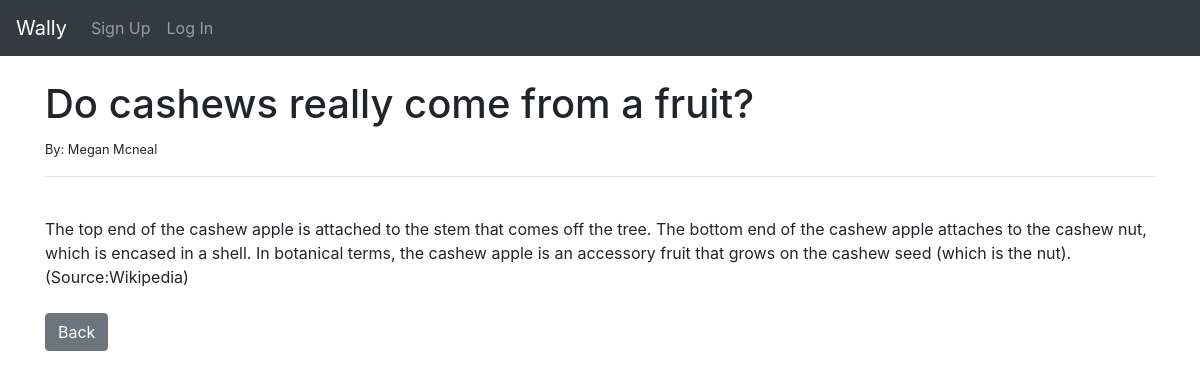
Screenshot of /article/33 with the database file from the repository.
### thewally/models.py (models this page shows)
class Post(models.Model):
    title = models.CharField(max_length=255)
    title_tag = models.CharField(max_length=255)
    author = models.ForeignKey(User, on_delete=models.CASCADE)
    body = models.TextField()

### thewally/views.py (the view)
# urls.py: path('article/<int:pk>', ArticleDetailView.as_view(), name='article-detail'),
class ArticleDetailView(DetailView):
    model = Post
    template_name = 'article_details.html'

### thewally/templates/article_details.html (shortened to what this page needs)
{% extends 'base.html' %}
{% block content %}
<h1>{{ post.title }}</h1>
<small>By: {{ post.author.first_name}} {{ post.author.last_name}}
</small><br/>
<hr>
<br/>
{{ post.body }}
<br/><br/>
<a href="{% url 'home' %}"
class="btn btn-secondary">Back</a>
{% endblock %}

### rows the page displays
Post: title "Do cashews really come from a fruit?", author.first_name "Megan", author.last_name "Mcneal", body "The top end of the cashew apple is attached to the stem that comes off the tree. The bottom end of the cashew apple attaches to the cashew nut, which is encased in a shell. In botanical terms, the cashew apple is an accessory fruit that grows on the cashew seed (which is the nut).(Source:Wikipedia)"
